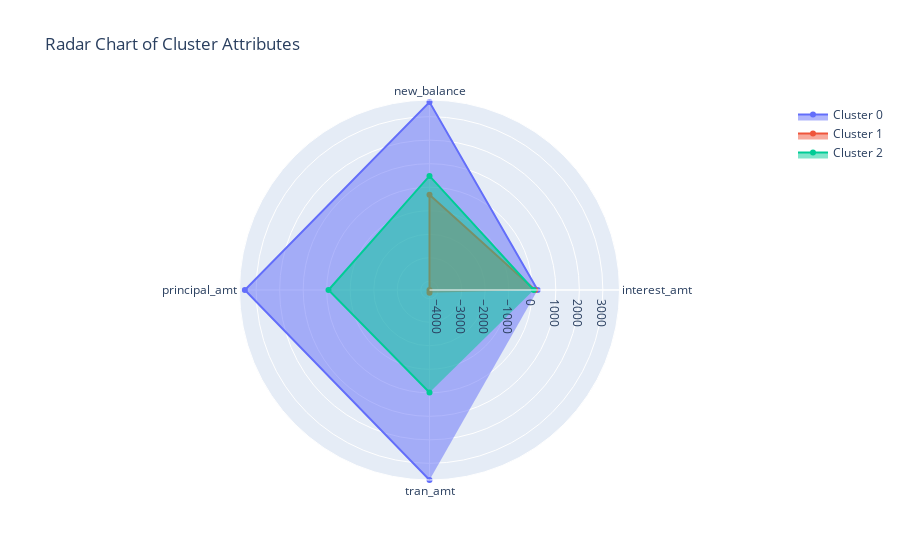

Notebook cell for this chart:
### Markdown cell above
## Plot Radar Chart

### Code cell
import plotly.graph_objects as go
import plotly.express as px

# Define the categories and their labels for the radar chart
categories = ['interest_amt', 'new_balance', 'principal_amt', 'tran_amt']

fig = go.Figure()

for i in mean_data.index:
    df = mean_data.loc[i][categories]
    values = df.values.tolist()
    fig.add_trace(go.Scatterpolar(
      r=values,
      theta=categories,
      fill='toself',
      name = f"Cluster {i}"
    ))

fig.update_layout(
  polar=dict(
    radialaxis=dict(
      visible=True,
      range=[mean_data[categories].values.min(), mean_data[categories].values.max()]
    )),
  showlegend=True,
  title='Radar Chart of Cluster Attributes'
)

fig.show()

### Figure 1 — Plotly figure (JSON) as saved in the notebook; plotly's stock layout.template omitted (floating-point values rounded to 4 significant figures)
{"data": [{"fill": "toself", "name": "Cluster 0", "r": [226.7, 3621.0, 3481.0, 3708.0], "theta": ["interest_amt", "new_balance", "principal_amt", "tran_amt"], "type": "scatterpolar"}, {"fill": "toself", "name": "Cluster 1", "r": [115.8, -322.0, -4370.0, -4255.0], "theta": ["interest_amt", "new_balance", "principal_amt", "tran_amt"], "type": "scatterpolar"}, {"fill": "toself", "name": "Cluster 2", "r": [62.98, 481.2, -75.63, -12.8], "theta": ["interest_amt", "new_balance", "principal_amt", "tran_amt"], "type": "scatterpolar"}], "layout": {"polar": {"radialaxis": {"range": [-4370.0, 3708.0], "visible": true}}, "showlegend": true, "title": {"text": "Radar Chart of Cluster Attributes"}}}
